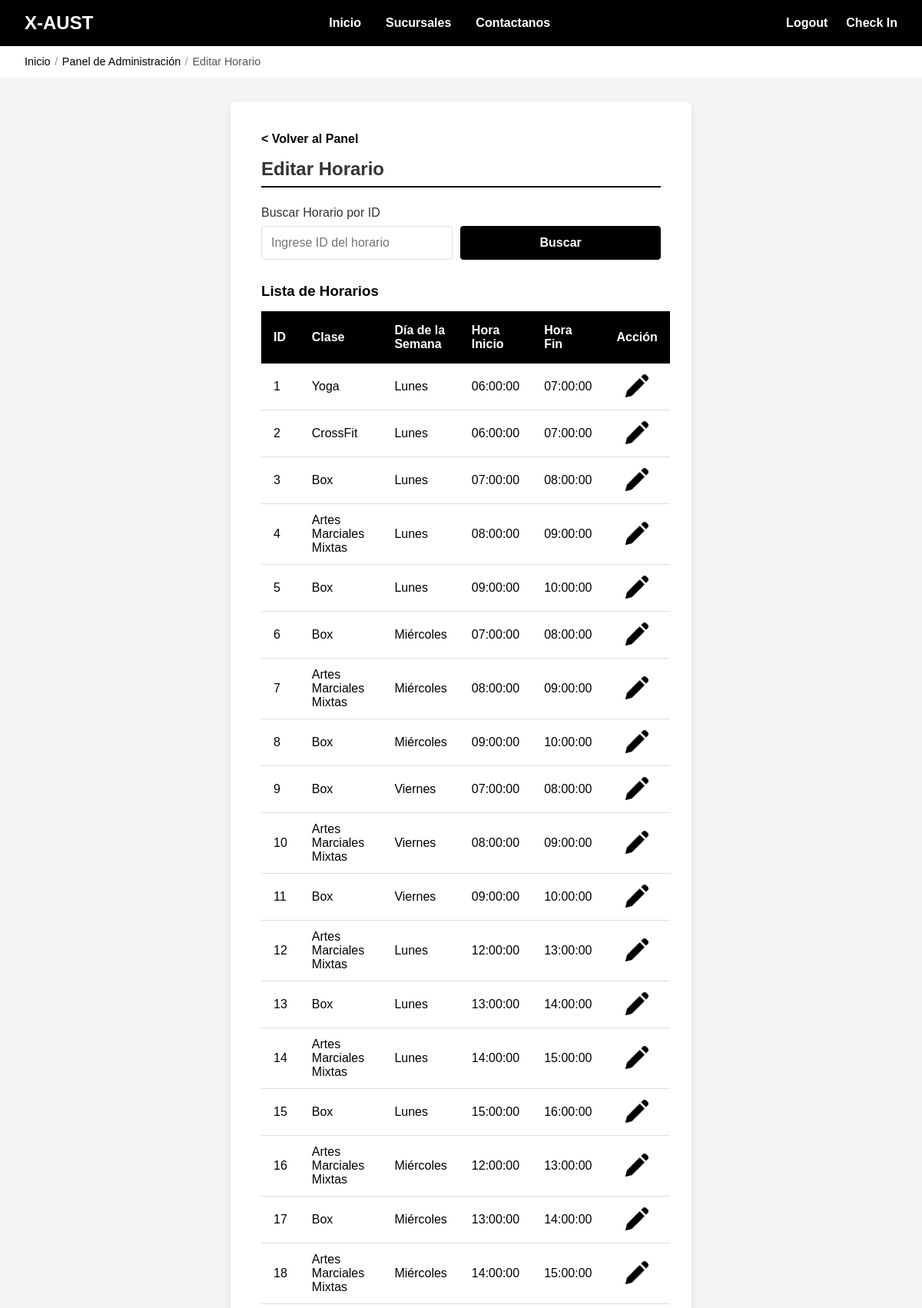
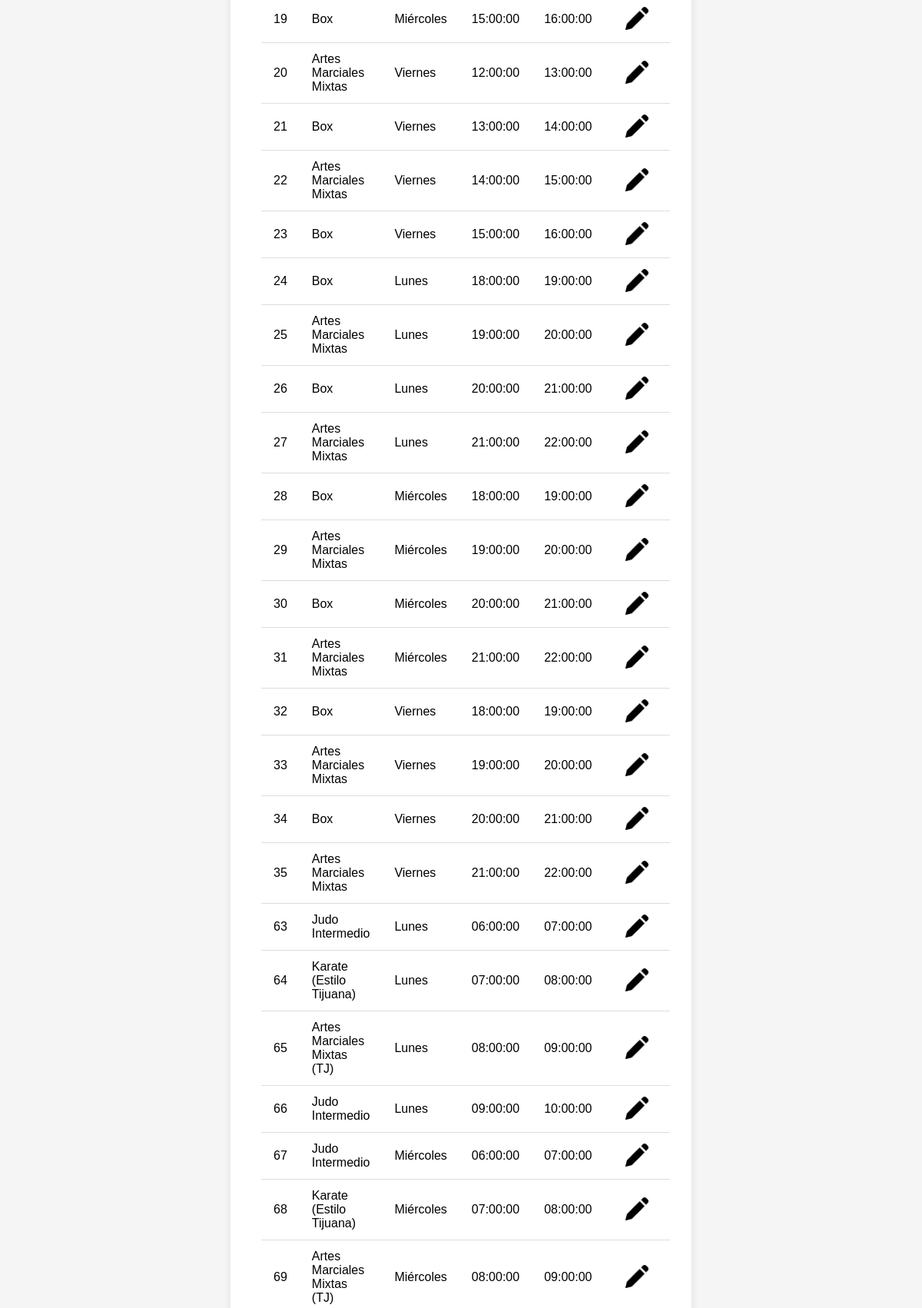
/admin/editarHorario.php (upper part), run on the app's committed database (2 pictures, top to bottom).
### tables this page shows
CREATE TABLE `Horario_clase` (
  `idHorario` int NOT NULL AUTO_INCREMENT,
  `idClase` int NOT NULL,
  `diaSemana` enum('Lunes','Martes','Miércoles','Jueves','Viernes') NOT NULL,
  `horaInicio` time NOT NULL,
  `horaFin` time NOT NULL,
  PRIMARY KEY (`idHorario`),
  UNIQUE KEY `uk_clase_dia_hora` (`idClase`,`diaSemana`,`horaInicio`),
  KEY `idx_horario_dia` (`diaSemana`),
  CONSTRAINT `fk_horario_clase` FOREIGN KEY (`idClase`) REFERENCES `Clases_particulares` (`idClase`) ON DELETE CASCADE ON UPDATE CASCADE,
  CONSTRAINT `chk_horario_valido` CHECK ((`horaInicio` < `horaFin`))
);

CREATE TABLE `Clases_particulares` (
  `idClase` int NOT NULL AUTO_INCREMENT,
  `Nombre` varchar(100) NOT NULL,
  `Descripcion` text,
  `Area` varchar(100) DEFAULT NULL,
  `idCoach` int NOT NULL,
  `idSucursal` int NOT NULL,
  PRIMARY KEY (`idClase`),
  KEY `fk_clase_coach` (`idCoach`),
  KEY `idx_clase_sucursal` (`idSucursal`),
  CONSTRAINT `fk_clase_coach` FOREIGN KEY (`idCoach`) REFERENCES `Coach` (`idCoach`) ON DELETE RESTRICT ON UPDATE CASCADE,
  CONSTRAINT `fk_clase_sucursal` FOREIGN KEY (`idSucursal`) REFERENCES `Sucursal` (`idSucursal`) ON DELETE RESTRICT ON UPDATE CASCADE
);

### admin/editarHorario.php (the view, shortened to what this page needs)
<?php
include '../conexion.php';
$con = mysqli_connect($host, $user, $pw, $db);
$horario = null;
$urlVolver = 'index.php';
$textoVolver = '< Volver al Panel';
$columnaOrdenar = isset($_GET['ordenar']) ? $_GET['ordenar'] : 'idHorario';
$ordenSQL = "ORDER BY " . $columnaOrdenar . ", FIELD(diaSemana, 'Lunes', 'Martes', 'Miércoles', 'Jueves', 'Viernes')";
$horarios = mysqli_query($con, "SELECT h.*, c.Nombre as ClaseNombre
                                FROM Horario_clase h
                                INNER JOIN Clases_particulares c ON h.idClase = c.idClase
                                " . $ordenSQL);
?>
<!DOCTYPE html>
<html lang="es">
<head>
    <link href="../css/style.css" rel="stylesheet" />
    <link href="../css/admin.css" rel="stylesheet" />
</head>
<body>
    <header class="header-admin">
        <div class="nav-logo">
            <a href="index.php">X-AUST</a>
        </div>
        <ul class="nav-menu">
            <li><a href="../main/index.html">Inicio</a></li>
            <li><a href="../main/sucursales.html">Sucursales</a></li>
            <li><a href="../main/contactanos.html">Contactanos</a></li>
        </ul>
        <ul class="nav-acciones">
            <li><a href="../main/login.html">Logout</a></li>
            <li><a href="../main/checkIn.php">Check In</a></li>
        </ul>
    </header>
    <nav class="breadcrumb">
        <a href="../main/login.html">Inicio</a>
        <span class="breadcrumb-separator">/</span>
        <a href="index.php">Panel de Administración</a>
        <span class="breadcrumb-separator">/</span>
        <span>Editar Horario</span>
    </nav>
    <main class="form-container">
        <div class="form-wrapper">
            <a href="<?php echo htmlspecialchars($urlVolver); ?>" class="back-link"><?php echo htmlspecialchars($textoVolver); ?></a>
            <h2>Editar Horario</h2>
            <?php if (!$horario): ?>
                <div class="form-group">
                    <label for="buscar_horario">Buscar Horario por ID</label>
                    <form method="GET" style="display: flex; gap: 10px;">
                        <input type="number" id="buscar_horario" name="id" placeholder="Ingrese ID del horario" required min="1">
                        <button type="submit" class="btn-submit">Buscar</button>
                    </form>
                </div>
                <div style="margin-top: 30px;">
                    <h3>Lista de Horarios</h3>
                    <?php if ($horarios && mysqli_num_rows($horarios) > 0): ?>
                        <table style="width: 100%; margin-top: 15px;">
                            <thead>
                                <tr>
                                    <th data-columna="idHorario">ID</th>
                                    <th data-columna="idClase">Clase</th>
                                    <th data-columna="diaSemana">Día de la Semana</th>
                                    <th data-columna="horaInicio">Hora Inicio</th>
                                    <th data-columna="horaFin">Hora Fin</th>
                                    <th>Acción</th>
                                </tr>
                            </thead>
                            <tbody>
                                <?php while($h = mysqli_fetch_assoc($horarios)): ?>
                                    <tr>
                                        <td><?php echo htmlspecialchars($h['idHorario']); ?></td>
                                        <td><?php echo htmlspecialchars($h['ClaseNombre']); ?></td>
                                        <td><?php echo htmlspecialchars($h['diaSemana']); ?></td>
                                        <td><?php echo htmlspecialchars($h['horaInicio']); ?></td>
                                        <td><?php echo htmlspecialchars($h['horaFin']); ?></td>
                                        <td class="tabla-acciones">
                                            <a href="?id=<?php echo $h['idHorario']; ?>&from=editarHorario" class="table-icon-btn-lg">
                                                <img src="../assets/editar.png" alt="Editar horario" class="table-icon-icon-lg">
                                            </a>
                                        </td>
                                    </tr>
                                <?php endwhile; ?>
                            </tbody>
                        </table>
                    <?php else: ?>
                        <p>No hay horarios registrados.</p>
                    <?php endif; ?>
                </div>
            <?php endif; ?>
        </div>
    </main>
</body>
</html>

### css/style.css (style rules this page uses)
* { margin: 0; padding: 0; box-sizing: border-box; }
body { font-family: Arial, sans-serif; }
header { color: #FFFFFF; display: flex; align-items: center; justify-content: space-between; padding: 1rem 2rem; width: 100%; }
header.header-admin { background-color: #000000; }
.nav-logo { flex: 0 0 auto; }
.nav-logo a { color: #FFFFFF; text-decoration: none; font-size: 1.5rem; font-weight: bold; }
.nav-menu { display: flex; list-style: none; gap: 2rem; flex: 1; justify-content: center; align-items: center; }
.nav-menu li { text-decoration: none; color: #FFFFFF; cursor: pointer; transition: all 0.3s ease; font-weight: bold; }
.nav-menu a { color: inherit; text-decoration: none; }
.nav-acciones { display: flex; list-style: none; gap: 1.5rem; flex: 0 0 auto; align-items: center; }
.nav-acciones li { text-decoration: none; color: #FFFFFF; cursor: pointer; transition: all 0.3s ease; font-weight: bold; }
.nav-acciones li a { text-decoration: none; color: inherit; }
.btn-accion, .btn-secundario, .btn-contorno, .btn-submit, .btn-eliminar { display: inline-block; padding: 0.75rem 1.4rem; border-radius: 4px; font-weight: 700; text-decoration: none; transition: all 0.3s ease; text-align: center; cursor: pointer; font-family: inherit; border: 1px solid transparent; font-size: 1rem; }
.breadcrumb { margin: 0; padding: 0.75rem 2rem; font-size: 0.9rem; color: #555555; display: flex; align-items: center; flex-wrap: wrap; }
.breadcrumb a { color: #000000; text-decoration: none; font-weight: 500; }
.breadcrumb-separator { margin: 0 0.35rem; color: #999999; }
.back-link { display: inline-block; margin-bottom: 1rem; color: #000000; text-decoration: none; font-weight: bold; }
table { width: 100%; border-collapse: collapse; margin-top: 1rem; }
table thead tr { background-color: #000000; color: #FFFFFF; }
table th { padding: 1rem; text-align: left; font-weight: bold; }
table td { padding: 0.75rem 1rem; border-bottom: 1px solid #ddd; }
.form-container { min-height: calc(100vh - 80px); padding: 2rem; background-color: #f5f5f5; }
.form-wrapper { background-color: #FFFFFF; padding: 2.5rem; border-radius: 8px; box-shadow: 0 2px 10px rgba(0, 0, 0, 0.1); max-width: 600px; margin: 0 auto; }
.form-wrapper h2 { margin-top: 0; margin-bottom: 1.5rem; color: #333; border-bottom: 2px solid #000000; padding-bottom: 0.5rem; }
.form-group { margin-bottom: 1.5rem; }
.form-group label { display: block; margin-bottom: 0.5rem; color: #333; font-weight: 500; }
.form-group input, .form-group select, .form-group textarea { width: 100%; padding: 0.75rem; border: 1px solid #ddd; border-radius: 4px; font-size: 1rem; transition: border-color 0.3s ease; font-family: inherit; }
.btn-submit { background-color: #000000; color: #FFFFFF; border-color: #000000; width: 100%; }

### css/admin.css (style rules this page uses)
.tabla-acciones { text-align: center; }
.table-icon-btn-lg { width: 30px; height: 30px; padding: 0; font-size: 12px; display: inline-flex; align-items: center; justify-content: center; margin: 2px; background-color: transparent; color: inherit; border-radius: 4px; }
.table-icon-icon-lg { width: 30px !important; height: 30px !important; }

### data on the page
horario_clase: idHorario "1", idClase.Nombre "Yoga", diaSemana "Lunes", horaInicio "06:00:00", horaFin "07:00:00"
horario_clase: idHorario "2", idClase.Nombre "CrossFit", diaSemana "Lunes", horaInicio "06:00:00", horaFin "07:00:00"
horario_clase: idHorario "3", idClase.Nombre "Box", diaSemana "Lunes", horaInicio "07:00:00", horaFin "08:00:00"
horario_clase: idHorario "4", idClase.Nombre "Artes Marciales Mixtas", diaSemana "Lunes", horaInicio "08:00:00", horaFin "09:00:00"
horario_clase: idHorario "5", idClase.Nombre "Box", diaSemana "Lunes", horaInicio "09:00:00", horaFin "10:00:00"
horario_clase: idHorario "6", idClase.Nombre "Box", diaSemana "Miércoles", horaInicio "07:00:00", horaFin "08:00:00"
horario_clase: idHorario "7", idClase.Nombre "Artes Marciales Mixtas", diaSemana "Miércoles", horaInicio "08:00:00", horaFin "09:00:00"
horario_clase: idHorario "8", idClase.Nombre "Box", diaSemana "Miércoles", horaInicio "09:00:00", horaFin "10:00:00"
horario_clase: idHorario "9", idClase.Nombre "Box", diaSemana "Viernes", horaInicio "07:00:00", horaFin "08:00:00"
horario_clase: idHorario "10", idClase.Nombre "Artes Marciales Mixtas", diaSemana "Viernes", horaInicio "08:00:00", horaFin "09:00:00"
horario_clase: idHorario "11", idClase.Nombre "Box", diaSemana "Viernes", horaInicio "09:00:00", horaFin "10:00:00"
horario_clase: idHorario "12", idClase.Nombre "Artes Marciales Mixtas", diaSemana "Lunes", horaInicio "12:00:00", horaFin "13:00:00"
horario_clase: idHorario "13", idClase.Nombre "Box", diaSemana "Lunes", horaInicio "13:00:00", horaFin "14:00:00"
horario_clase: idHorario "14", idClase.Nombre "Artes Marciales Mixtas", diaSemana "Lunes", horaInicio "14:00:00", horaFin "15:00:00"
horario_clase: idHorario "15", idClase.Nombre "Box", diaSemana "Lunes", horaInicio "15:00:00", horaFin "16:00:00"
horario_clase: idHorario "16", idClase.Nombre "Artes Marciales Mixtas", diaSemana "Miércoles", horaInicio "12:00:00", horaFin "13:00:00"
horario_clase: idHorario "17", idClase.Nombre "Box", diaSemana "Miércoles", horaInicio "13:00:00", horaFin "14:00:00"
horario_clase: idHorario "18", idClase.Nombre "Artes Marciales Mixtas", diaSemana "Miércoles", horaInicio "14:00:00", horaFin "15:00:00"
horario_clase: idHorario "19", idClase.Nombre "Box", diaSemana "Miércoles", horaInicio "15:00:00", horaFin "16:00:00"
horario_clase: idHorario "20", idClase.Nombre "Artes Marciales Mixtas", diaSemana "Viernes", horaInicio "12:00:00", horaFin "13:00:00"
horario_clase: idHorario "21", idClase.Nombre "Box", diaSemana "Viernes", horaInicio "13:00:00", horaFin "14:00:00"
horario_clase: idHorario "22", idClase.Nombre "Artes Marciales Mixtas", diaSemana "Viernes", horaInicio "14:00:00", horaFin "15:00:00"
horario_clase: idHorario "23", idClase.Nombre "Box", diaSemana "Viernes", horaInicio "15:00:00", horaFin "16:00:00"
horario_clase: idHorario "24", idClase.Nombre "Box", diaSemana "Lunes", horaInicio "18:00:00", horaFin "19:00:00"
horario_clase: idHorario "25", idClase.Nombre "Artes Marciales Mixtas", diaSemana "Lunes", horaInicio "19:00:00", horaFin "20:00:00"
horario_clase: idHorario "26", idClase.Nombre "Box", diaSemana "Lunes", horaInicio "20:00:00", horaFin "21:00:00"
horario_clase: idHorario "27", idClase.Nombre "Artes Marciales Mixtas", diaSemana "Lunes", horaInicio "21:00:00", horaFin "22:00:00"
horario_clase: idHorario "28", idClase.Nombre "Box", diaSemana "Miércoles", horaInicio "18:00:00", horaFin "19:00:00"
horario_clase: idHorario "29", idClase.Nombre "Artes Marciales Mixtas", diaSemana "Miércoles", horaInicio "19:00:00", horaFin "20:00:00"
horario_clase: idHorario "30", idClase.Nombre "Box", diaSemana "Miércoles", horaInicio "20:00:00", horaFin "21:00:00"
horario_clase: idHorario "31", idClase.Nombre "Artes Marciales Mixtas", diaSemana "Miércoles", horaInicio "21:00:00", horaFin "22:00:00"
horario_clase: idHorario "32", idClase.Nombre "Box", diaSemana "Viernes", horaInicio "18:00:00", horaFin "19:00:00"
horario_clase: idHorario "33", idClase.Nombre "Artes Marciales Mixtas", diaSemana "Viernes", horaInicio "19:00:00", horaFin "20:00:00"
horario_clase: idHorario "34", idClase.Nombre "Box", diaSemana "Viernes", horaInicio "20:00:00", horaFin "21:00:00"
horario_clase: idHorario "35", idClase.Nombre "Artes Marciales Mixtas", diaSemana "Viernes", horaInicio "21:00:00", horaFin "22:00:00"
horario_clase: idHorario "63", idClase.Nombre "Judo Intermedio", diaSemana "Lunes", horaInicio "06:00:00", horaFin "07:00:00"
horario_clase: idHorario "64", idClase.Nombre "Karate (Estilo Tijuana)", diaSemana "Lunes", horaInicio "07:00:00", horaFin "08:00:00"
horario_clase: idHorario "65", idClase.Nombre "Artes Marciales Mixtas (TJ)", diaSemana "Lunes", horaInicio "08:00:00", horaFin "09:00:00"
horario_clase: idHorario "66", idClase.Nombre "Judo Intermedio", diaSemana "Lunes", horaInicio "09:00:00", horaFin "10:00:00"
horario_clase: idHorario "67", idClase.Nombre "Judo Intermedio", diaSemana "Miércoles", horaInicio "06:00:00", horaFin "07:00:00"
horario_clase: idHorario "68", idClase.Nombre "Karate (Estilo Tijuana)", diaSemana "Miércoles", horaInicio "07:00:00", horaFin "08:00:00"
horario_clase: idHorario "69", idClase.Nombre "Artes Marciales Mixtas (TJ)", diaSemana "Miércoles", horaInicio "08:00:00", horaFin "09:00:00"

### other printed values
$textoVolver "< Volver al Panel"
